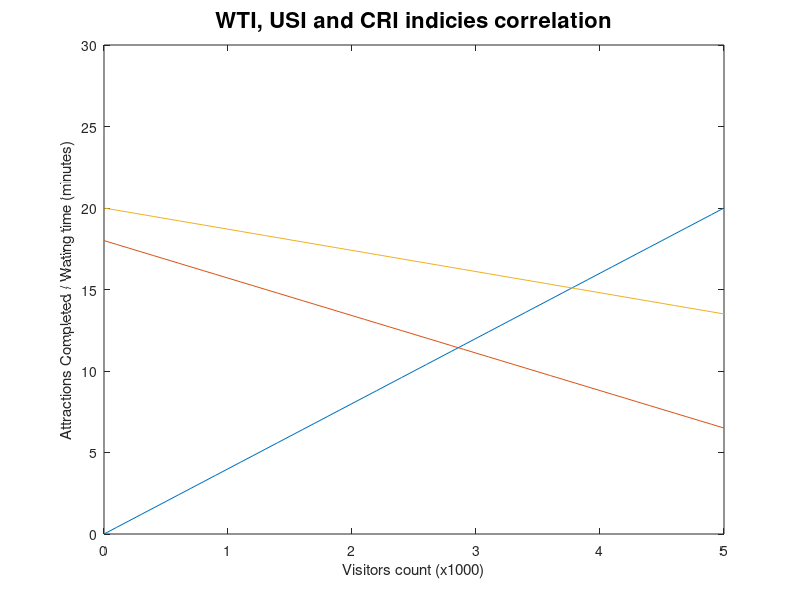

The MATLAB script that drew this image:
t = 0:0.1:5;
plot (t, 4*t, t, -2.3*t+18, t, -1.3*t+20);
axis ([0 5 0 30]);
title ("WTI, USI and CRI indicies correlation", 'FontSize', 16);
ylabel("Attractions Completed / Wating time (minutes)");
xlabel("Visitors count (x1000)");
print('/home/nicolas/Documents/uni/lm/icps/amusement-park-analysis/doc/img/test.eps')
